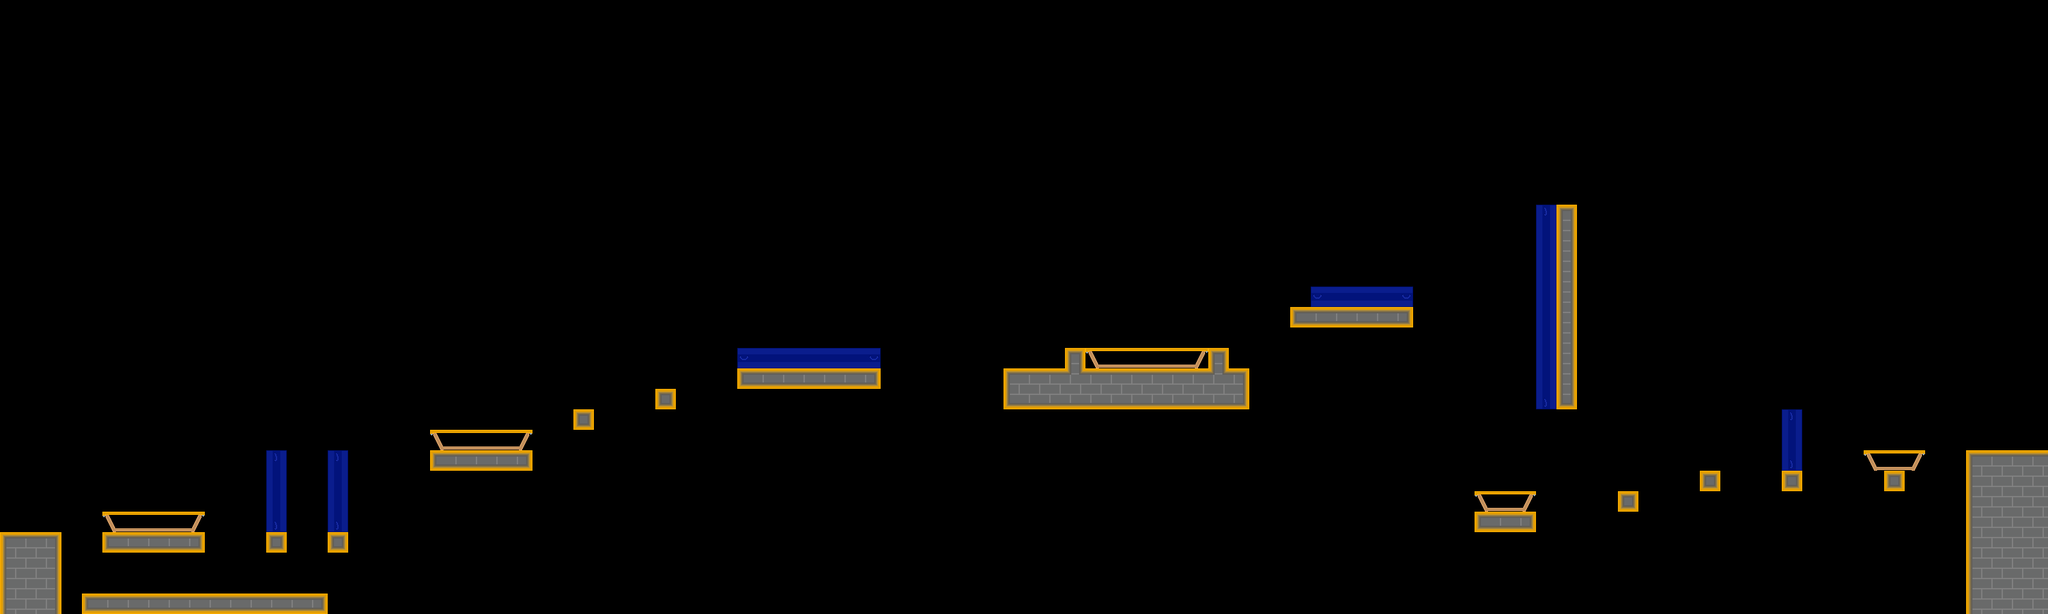

This game map was drawn from its Tiled (.tmx) file and the tilesets committed beside it. A one-line description and the full map source follow:
An orthogonal 100x30 tile map with 32x32 px tiles, 1 tile layer (Terrain).

<map version="1.10" tiledversion="1.11.2" orientation="orthogonal" renderorder="right-down" width="100" height="30" tilewidth="32" tileheight="32" infinite="0" nextlayerid="3" nextobjectid="1">
 <tileset firstgid="1" source="../tsx/gym_tiles.tsx" />
 <layer id="1" name="Terrain" width="100" height="30">
  <data encoding="csv">
0,0,0,0,0,0,0,0,0,0,0,0,0,0,0,0,0,0,0,0,0,0,0,0,0,0,0,0,0,0,0,0,0,0,0,0,0,0,0,0,0,0,0,0,0,0,0,0,0,0,0,0,0,0,0,0,0,0,0,0,0,0,0,0,0,0,0,0,0,0,0,0,0,0,0,0,0,0,0,0,0,0,0,0,0,0,0,0,0,0,0,0,0,0,0,0,0,0,0,0,
0,0,0,0,0,0,0,0,0,0,0,0,0,0,0,0,0,0,0,0,0,0,0,0,0,0,0,0,0,0,0,0,0,0,0,0,0,0,0,0,0,0,0,0,0,0,0,0,0,0,0,0,0,0,0,0,0,0,0,0,0,0,0,0,0,0,0,0,0,0,0,0,0,0,0,0,0,0,0,0,0,0,0,0,0,0,0,0,0,0,0,0,0,0,0,0,0,0,0,0,
0,0,0,0,0,0,0,0,0,0,0,0,0,0,0,0,0,0,0,0,0,0,0,0,0,0,0,0,0,0,0,0,0,0,0,0,0,0,0,0,0,0,0,0,0,0,0,0,0,0,0,0,0,0,0,0,0,0,0,0,0,0,0,0,0,0,0,0,0,0,0,0,0,0,0,0,0,0,0,0,0,0,0,0,0,0,0,0,0,0,0,0,0,0,0,0,0,0,0,0,
0,0,0,0,0,0,0,0,0,0,0,0,0,0,0,0,0,0,0,0,0,0,0,0,0,0,0,0,0,0,0,0,0,0,0,0,0,0,0,0,0,0,0,0,0,0,0,0,0,0,0,0,0,0,0,0,0,0,0,0,0,0,0,0,0,0,0,0,0,0,0,0,0,0,0,0,0,0,0,0,0,0,0,0,0,0,0,0,0,0,0,0,0,0,0,0,0,0,0,0,
0,0,0,0,0,0,0,0,0,0,0,0,0,0,0,0,0,0,0,0,0,0,0,0,0,0,0,0,0,0,0,0,0,0,0,0,0,0,0,0,0,0,0,0,0,0,0,0,0,0,0,0,0,0,0,0,0,0,0,0,0,0,0,0,0,0,0,0,0,0,0,0,0,0,0,0,0,0,0,0,0,0,0,0,0,0,0,0,0,0,0,0,0,0,0,0,0,0,0,0,
0,0,0,0,0,0,0,0,0,0,0,0,0,0,0,0,0,0,0,0,0,0,0,0,0,0,0,0,0,0,0,0,0,0,0,0,0,0,0,0,0,0,0,0,0,0,0,0,0,0,0,0,0,0,0,0,0,0,0,0,0,0,0,0,0,0,0,0,0,0,0,0,0,0,0,0,0,0,0,0,0,0,0,0,0,0,0,0,0,0,0,0,0,0,0,0,0,0,0,0,
0,0,0,0,0,0,0,0,0,0,0,0,0,0,0,0,0,0,0,0,0,0,0,0,0,0,0,0,0,0,0,0,0,0,0,0,0,0,0,0,0,0,0,0,0,0,0,0,0,0,0,0,0,0,0,0,0,0,0,0,0,0,0,0,0,0,0,0,0,0,0,0,0,0,0,0,0,0,0,0,0,0,0,0,0,0,0,0,0,0,0,0,0,0,0,0,0,0,0,0,
0,0,0,0,0,0,0,0,0,0,0,0,0,0,0,0,0,0,0,0,0,0,0,0,0,0,0,0,0,0,0,0,0,0,0,0,0,0,0,0,0,0,0,0,0,0,0,0,0,0,0,0,0,0,0,0,0,0,0,0,0,0,0,0,0,0,0,0,0,0,0,0,0,0,0,0,0,0,0,0,0,0,0,0,0,0,0,0,0,0,0,0,0,0,0,0,0,0,0,0,
0,0,0,0,0,0,0,0,0,0,0,0,0,0,0,0,0,0,0,0,0,0,0,0,0,0,0,0,0,0,0,0,0,0,0,0,0,0,0,0,0,0,0,0,0,0,0,0,0,0,0,0,0,0,0,0,0,0,0,0,0,0,0,0,0,0,0,0,0,0,0,0,0,0,0,0,0,0,0,0,0,0,0,0,0,0,0,0,0,0,0,0,0,0,0,0,0,0,0,0,
0,0,0,0,0,0,0,0,0,0,0,0,0,0,0,0,0,0,0,0,0,0,0,0,0,0,0,0,0,0,0,0,0,0,0,0,0,0,0,0,0,0,0,0,0,0,0,0,0,0,0,0,0,0,0,0,0,0,0,0,0,0,0,0,0,0,0,0,0,0,0,0,0,0,0,0,0,0,0,0,0,0,0,0,0,0,0,0,0,0,0,0,0,0,0,0,0,0,0,0,
0,0,0,0,0,0,0,0,0,0,0,0,0,0,0,0,0,0,0,0,0,0,0,0,0,0,0,0,0,0,0,0,0,0,0,0,0,0,0,0,0,0,0,0,0,0,0,0,0,0,0,0,0,0,0,0,0,0,0,0,0,0,0,0,0,0,0,0,0,0,0,0,0,0,0,12,27,0,0,0,0,0,0,0,0,0,0,0,0,0,0,0,0,0,0,0,0,0,0,0,
0,0,0,0,0,0,0,0,0,0,0,0,0,0,0,0,0,0,0,0,0,0,0,0,0,0,0,0,0,0,0,0,0,0,0,0,0,0,0,0,0,0,0,0,0,0,0,0,0,0,0,0,0,0,0,0,0,0,0,0,0,0,0,0,0,0,0,0,0,0,0,0,0,0,0,18,22,0,0,0,0,0,0,0,0,0,0,0,0,0,0,0,0,0,0,0,0,0,0,0,
0,0,0,0,0,0,0,0,0,0,0,0,0,0,0,0,0,0,0,0,0,0,0,0,0,0,0,0,0,0,0,0,0,0,0,0,0,0,0,0,0,0,0,0,0,0,0,0,0,0,0,0,0,0,0,0,0,0,0,0,0,0,0,0,0,0,0,0,0,0,0,0,0,0,0,18,22,0,0,0,0,0,0,0,0,0,0,0,0,0,0,0,0,0,0,0,0,0,0,0,
0,0,0,0,0,0,0,0,0,0,0,0,0,0,0,0,0,0,0,0,0,0,0,0,0,0,0,0,0,0,0,0,0,0,0,0,0,0,0,0,0,0,0,0,0,0,0,0,0,0,0,0,0,0,0,0,0,0,0,0,0,0,0,0,0,0,0,0,0,0,0,0,0,0,0,18,22,0,0,0,0,0,0,0,0,0,0,0,0,0,0,0,0,0,0,0,0,0,0,0,
0,0,0,0,0,0,0,0,0,0,0,0,0,0,0,0,0,0,0,0,0,0,0,0,0,0,0,0,0,0,0,0,0,0,0,0,0,0,0,0,0,0,0,0,0,0,0,0,0,0,0,0,0,0,0,0,0,0,0,0,0,0,0,0,4,5,5,5,6,0,0,0,0,0,0,18,22,0,0,0,0,0,0,0,0,0,0,0,0,0,0,0,0,0,0,0,0,0,0,0,
0,0,0,0,0,0,0,0,0,0,0,0,0,0,0,0,0,0,0,0,0,0,0,0,0,0,0,0,0,0,0,0,0,0,0,0,0,0,0,0,0,0,0,0,0,0,0,0,0,0,0,0,0,0,0,0,0,0,0,0,0,0,0,25,23,23,23,23,26,0,0,0,0,0,0,18,22,0,0,0,0,0,0,0,0,0,0,0,0,0,0,0,0,0,0,0,0,0,0,0,
0,0,0,0,0,0,0,0,0,0,0,0,0,0,0,0,0,0,0,0,0,0,0,0,0,0,0,0,0,0,0,0,0,0,0,0,0,0,0,0,0,0,0,0,0,0,0,0,0,0,0,0,0,0,0,0,0,0,0,0,0,0,0,0,0,0,0,0,0,0,0,0,0,0,0,18,22,0,0,0,0,0,0,0,0,0,0,0,0,0,0,0,0,0,0,0,0,0,0,0,
0,0,0,0,0,0,0,0,0,0,0,0,0,0,0,0,0,0,0,0,0,0,0,0,0,0,0,0,0,0,0,0,0,0,0,0,4,5,5,5,5,5,6,0,0,0,0,0,0,0,0,0,27,1,2,2,2,2,3,27,0,0,0,0,0,0,0,0,0,0,0,0,0,0,0,18,22,0,0,0,0,0,0,0,0,0,0,0,0,0,0,0,0,0,0,0,0,0,0,0,
0,0,0,0,0,0,0,0,0,0,0,0,0,0,0,0,0,0,0,0,0,0,0,0,0,0,0,0,0,0,0,0,0,0,0,0,25,23,23,23,23,23,26,0,0,0,0,0,0,7,8,8,30,8,8,8,8,8,8,30,9,0,0,0,0,0,0,0,0,0,0,0,0,0,0,18,22,0,0,0,0,0,0,0,0,0,0,0,0,0,0,0,0,0,0,0,0,0,0,0,
0,0,0,0,0,0,0,0,0,0,0,0,0,0,0,0,0,0,0,0,0,0,0,0,0,0,0,0,0,0,0,0,29,0,0,0,0,0,0,0,0,0,0,0,0,0,0,0,0,19,20,20,20,20,20,20,20,20,20,20,21,0,0,0,0,0,0,0,0,0,0,0,0,0,0,24,28,0,0,0,0,0,0,0,0,0,0,0,0,0,0,0,0,0,0,0,0,0,0,0,
0,0,0,0,0,0,0,0,0,0,0,0,0,0,0,0,0,0,0,0,0,0,0,0,0,0,0,0,29,0,0,0,0,0,0,0,0,0,0,0,0,0,0,0,0,0,0,0,0,0,0,0,0,0,0,0,0,0,0,0,0,0,0,0,0,0,0,0,0,0,0,0,0,0,0,0,0,0,0,0,0,0,0,0,0,0,0,12,0,0,0,0,0,0,0,0,0,0,0,0,
0,0,0,0,0,0,0,0,0,0,0,0,0,0,0,0,0,0,0,0,0,1,2,2,2,3,0,0,0,0,0,0,0,0,0,0,0,0,0,0,0,0,0,0,0,0,0,0,0,0,0,0,0,0,0,0,0,0,0,0,0,0,0,0,0,0,0,0,0,0,0,0,0,0,0,0,0,0,0,0,0,0,0,0,0,0,0,18,0,0,0,0,0,0,0,0,0,0,0,0,
0,0,0,0,0,0,0,0,0,0,0,0,0,12,0,0,12,0,0,0,0,25,23,23,23,26,0,0,0,0,0,0,0,0,0,0,0,0,0,0,0,0,0,0,0,0,0,0,0,0,0,0,0,0,0,0,0,0,0,0,0,0,0,0,0,0,0,0,0,0,0,0,0,0,0,0,0,0,0,0,0,0,0,0,0,0,0,24,0,0,0,1,2,3,0,0,7,8,8,8,
0,0,0,0,0,0,0,0,0,0,0,0,0,18,0,0,18,0,0,0,0,0,0,0,0,0,0,0,0,0,0,0,0,0,0,0,0,0,0,0,0,0,0,0,0,0,0,0,0,0,0,0,0,0,0,0,0,0,0,0,0,0,0,0,0,0,0,0,0,0,0,0,0,0,0,0,0,0,0,0,0,0,0,29,0,0,0,29,0,0,0,0,29,0,0,0,13,14,14,14,
0,0,0,0,0,0,0,0,0,0,0,0,0,18,0,0,18,0,0,0,0,0,0,0,0,0,0,0,0,0,0,0,0,0,0,0,0,0,0,0,0,0,0,0,0,0,0,0,0,0,0,0,0,0,0,0,0,0,0,0,0,0,0,0,0,0,0,0,0,0,0,0,1,2,3,0,0,0,0,29,0,0,0,0,0,0,0,0,0,0,0,0,0,0,0,0,13,14,14,14,
0,0,0,0,0,1,2,2,2,3,0,0,0,24,0,0,24,0,0,0,0,0,0,0,0,0,0,0,0,0,0,0,0,0,0,0,0,0,0,0,0,0,0,0,0,0,0,0,0,0,0,0,0,0,0,0,0,0,0,0,0,0,0,0,0,0,0,0,0,0,0,0,25,23,26,0,0,0,0,0,0,0,0,0,0,0,0,0,0,0,0,0,0,0,0,0,13,14,14,14,
7,8,9,0,0,25,23,23,23,26,0,0,0,29,0,0,29,0,0,0,0,0,0,0,0,0,0,0,0,0,0,0,0,0,0,0,0,0,0,0,0,0,0,0,0,0,0,0,0,0,0,0,0,0,0,0,0,0,0,0,0,0,0,0,0,0,0,0,0,0,0,0,0,0,0,0,0,0,0,0,0,0,0,0,0,0,0,0,0,0,0,0,0,0,0,0,13,14,14,14,
13,14,15,0,0,0,0,0,0,0,0,0,0,0,0,0,0,0,0,0,0,0,0,0,0,0,0,0,0,0,0,0,0,0,0,0,0,0,0,0,0,0,0,0,0,0,0,0,0,0,0,0,0,0,0,0,0,0,0,0,0,0,0,0,0,0,0,0,0,0,0,0,0,0,0,0,0,0,0,0,0,0,0,0,0,0,0,0,0,0,0,0,0,0,0,0,13,14,14,14,
13,14,15,0,0,0,0,0,0,0,0,0,0,0,0,0,0,0,0,0,0,0,0,0,0,0,0,0,0,0,0,0,0,0,0,0,0,0,0,0,0,0,0,0,0,0,0,0,0,0,0,0,0,0,0,0,0,0,0,0,0,0,0,0,0,0,0,0,0,0,0,0,0,0,0,0,0,0,0,0,0,0,0,0,0,0,0,0,0,0,0,0,0,0,0,0,13,14,14,14,
13,14,15,0,25,23,23,23,23,23,23,23,23,23,23,26,0,0,0,0,0,0,0,0,0,0,0,0,0,0,0,0,0,0,0,0,0,0,0,0,0,0,0,0,0,0,0,0,0,0,0,0,0,0,0,0,0,0,0,0,0,0,0,0,0,0,0,0,0,0,0,0,0,0,0,0,0,0,0,0,0,0,0,0,0,0,0,0,0,0,0,0,0,0,0,0,13,14,14,14
</data>
 </layer>
 <objectgroup id="2" name="Boxes" />
</map>